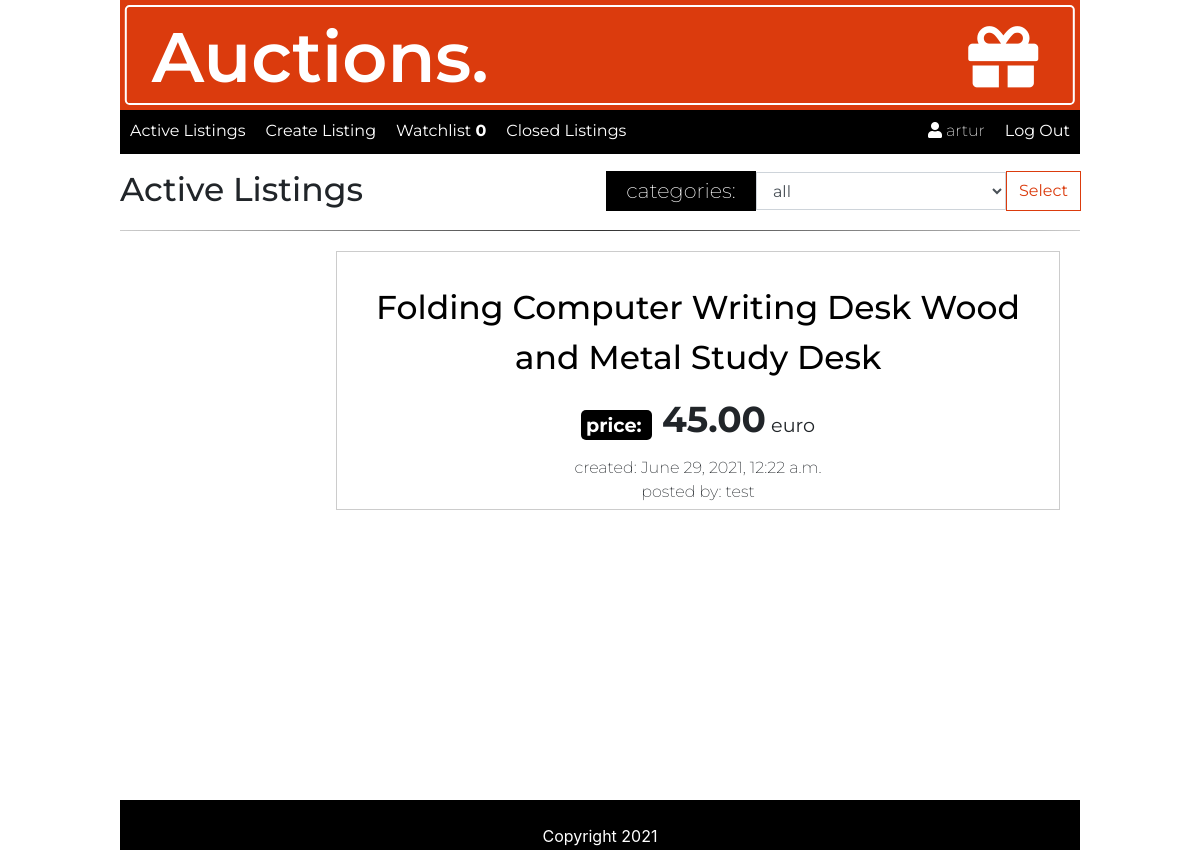
Before: /closedAuctions (signed in) with the older database file.
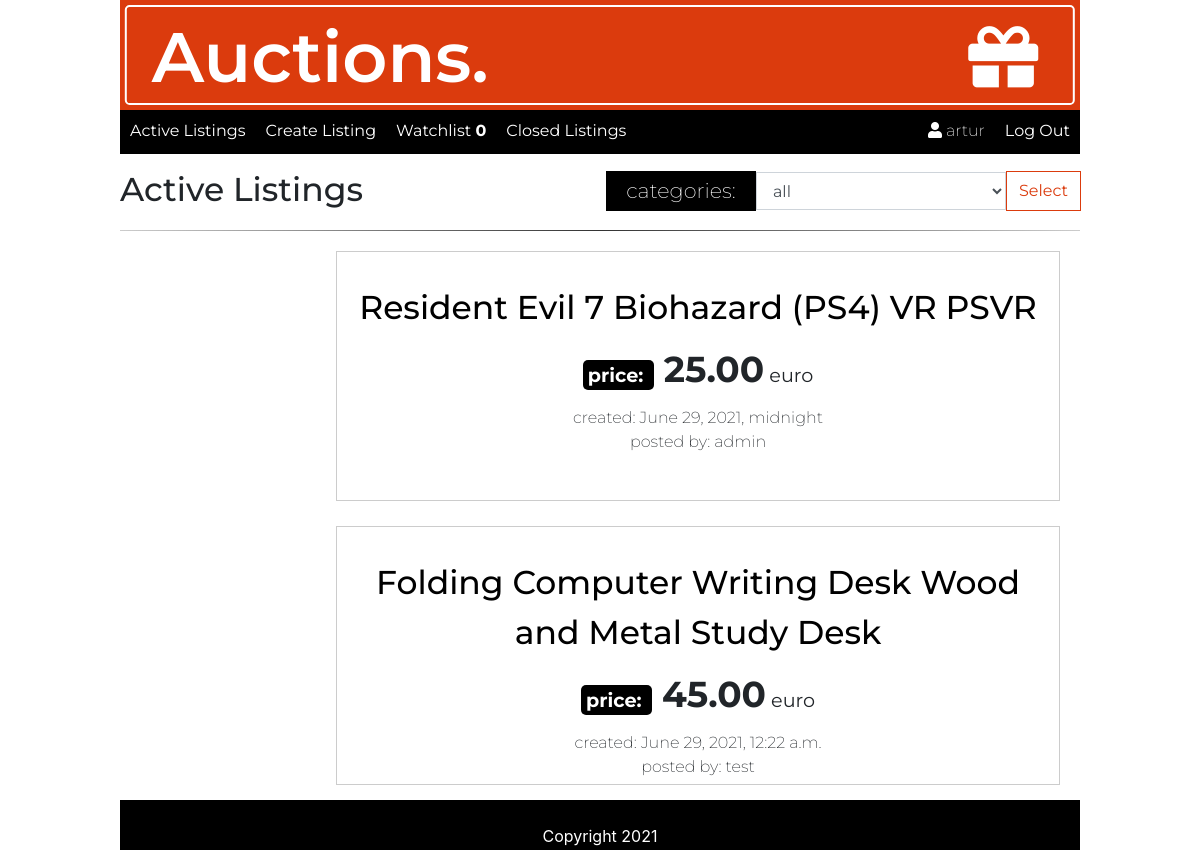
After: the same page with the newer database file.
### auctions/models.py (models this page shows, shortened)
class Auction_listings(models.Model):
    image_url = models.CharField(max_length=1000)
    title = models.CharField(max_length=128)
    description = models.TextField(max_length=1000)
    category = models.ForeignKey(Category, on_delete=models.CASCADE)
    price = models.DecimalField(decimal_places=2, max_digits=1000)
    created = models.DateTimeField(default=timezone.now, blank=True)
    author = models.ForeignKey(
        settings.AUTH_USER_MODEL, on_delete=models.CASCADE)
    active = models.BooleanField(default=True)

class User(AbstractUser):
    pass

### auctions/views.py (the view)
# urls.py: path("closedAuctions", views.closed_auctions, name="closed_auctions")
@login_required
def closed_auctions(request):
    auctions = Auction_listings.objects.filter(active=False)
    category = Category.objects.all()
    if auctions:
        if request.method == "POST":
            choices = request.POST.get('choice')
            if choices == '1':
                return render(request, "auctions/index.html", {
                    "auctions": auctions,
                    "categories": category,
                    'choiceId': int(choices)
                })
            if choices != '1':
                auctions = Auction_listings.objects.filter(
                    category=choices, active=False)
                return render(request, "auctions/index.html", {
                    "auctions": auctions,
                    "categories": category,
                    'choiceId': int(choices)
                })
    return render(request, "auctions/closed_auctions.html", {
        "auctions": auctions,
        "categories": category,
    })

### auctions/context_processors.py (called while the page is built)
def watchlist_all(request):
    user = request.user.is_authenticated
    if user:
        watchlist = Watchlist.objects.filter(author=request.user)
        return {'watchlist_all': watchlist}
    else:
        auctions = Auction_listings.objects.filter(active=True)
        return {'auctions': auctions}

### auctions/models.py (called while the page is built)
    def __str__(self):
        return self.name

### auctions/templates/auctions/closed_auctions.html (shortened to what this page needs)
{% extends "auctions/layout.html" %}
{% block body %}
<div class="form-group form-flex">
    <div>
        <h2 class="listingsTitle">Active Listings</h2>
    </div>
    <div id="form">
        <div class="input-group mb-2">
            <div class="form-style">
                <form action="" method="POST" class="form">
                    <label for="choice" class="labelItem" id="categories">categories:</label>
                    <select name="choice" class="form-control" id="select-control">
                        {% for category in categories %}
                        <option value="{{category.id}}" {% ifequal category.id choiceId %} selected {% endifequal %}>
                            {{category}}
                        </option>
                        {% endfor %}
                    </select>
            </div>
            <div class="input-group-prepend">
                <button type="submit" value="choice" class="btn btn-outline-info">Select</button>
            </div>
        </div>
    </div>
</div>
<hr>
<div class="container-fluid">
    {% for auction in auctions %}
    <div class="itemListing">
        <div class="imgItem">
        </div>
        <div class="detailsItem">
            <a href="{% url 'item' auction_id=auction.id %}">
                <h2>{{auction.title}}</h2>
            </a>
            <p><strong>price: </strong> <span>{{auction.price}}</span> euro</p>
            <span>created: {{auction.created}}</span>
            <br>
            <span>posted by: {{auction.author}}</span>
        </div>
    </div>
    {% empty %}
    <p>No auctions in this category</p>
    {% endfor %}
</div>
{% endblock %}

Changed rows visible on the page:
now on this page (row edited): Auction_listings: title "Resident Evil 7 Biohazard (PS4) VR PSVR", price "25.00", created "June 29, 2021, midnight", author "admin"
